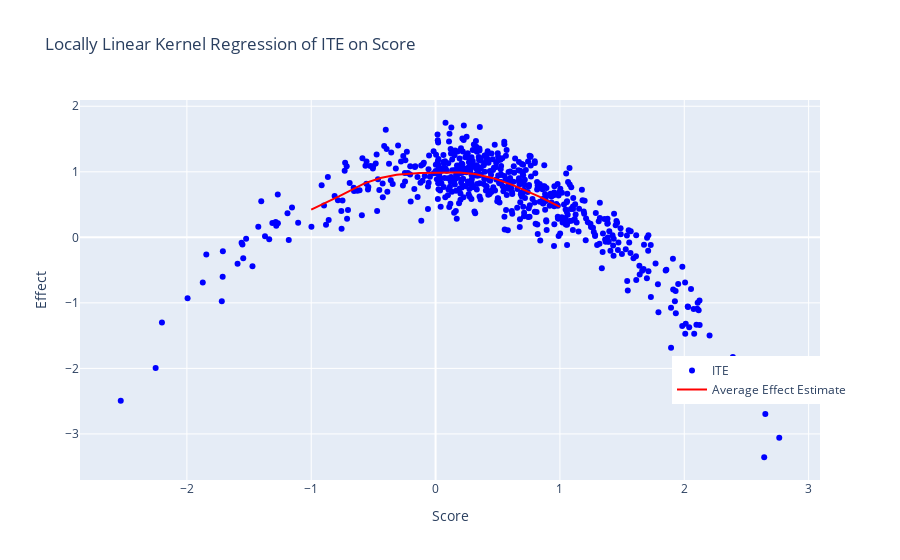

Notebook source saved alongside this figure:
### Markdown cell above
### Oracle Values and Comparisons

As in the sharp design, the ITEs can be used to obtain an oracle estimator at the cutoff.

Remark that in the fuzzy design (ADD Assumptions), we can interpret the ratio as the treatment effect on compliers such that we have to restrict the oracle computation on the corresponding subpoipulation.

### Code cell
complier_mask = ((data_dict["score"] < 0) & (data_dict["D"] == False)) | ((data_dict["score"] > 0) & (data_dict["D"] == True))
ite = data_dict['oracle_values']['Y1'][complier_mask] - data_dict['oracle_values']['Y0'][complier_mask]
score = data_dict['score'][complier_mask]

oracle_model = KernelReg(endog=ite, exog=score, reg_type='ll', var_type='c', ckertype='gaussian')

score_grid = np.linspace(-1, 1, 100)
oracle_effects_fuzzy, _ = oracle_model.fit(score_grid)

scatter = go.Scatter(
    x=score,
    y=ite,
    mode='markers',
    name='ITE',
    marker=dict(color='blue')
)
line = go.Scatter(
    x=score_grid,
    y=oracle_effects_fuzzy,
    mode='lines',
    name='Average Effect Estimate',
    line=dict(color='red')
)


fig = go.Figure(data=[scatter, line])
fig.update_layout(
    title='Locally Linear Kernel Regression of ITE on Score',
    xaxis_title='Score',
    yaxis_title='Effect',
    legend=dict(x=0.8, y=0.2)
)

print(f"The oracle ATE on compliers is estimated as {oracle_model.fit([0])[0][0]} at the cutoff c={0}.")

fig.show()

### Figure 1 — Plotly figure (JSON) as saved in the notebook; plotly's stock layout.template omitted (floating-point values rounded to 4 significant figures; data arrays with more than 128 entries replaced by an {"elided": "..."} marker saying what was removed)
{"data": [{"marker": {"color": "blue"}, "mode": "markers", "name": "ITE", "type": "scatter", "x": {"elided": "590 float values"}, "y": {"elided": "590 float values"}}, {"line": {"color": "red"}, "mode": "lines", "name": "Average Effect Estimate", "type": "scatter", "x": [-1, -0.9798, -0.9596, -0.9394, -0.9192, -0.899, -0.8788, -0.8586, -0.8384, -0.8182, -0.798, -0.7778, -0.7576, -0.7374, -0.7172, -0.697, -0.6768, -0.6566, -0.6364, -0.6162, -0.596, -0.5758, -0.5556, -0.5354, -0.5152, -0.4949, -0.4747, -0.4545, -0.4343, -0.4141, -0.3939, -0.3737, -0.3535, -0.3333, -0.3131, -0.2929, -0.2727, -0.2525, -0.2323, -0.2121, -0.1919, -0.1717, -0.1515, -0.1313, -0.1111, -0.09091, -0.07071, -0.05051, -0.0303, -0.0101, 0.0101, 0.0303, 0.05051, 0.07071, 0.09091, 0.1111, 0.1313, 0.1515, 0.1717, 0.1919, 0.2121, 0.2323, 0.2525, 0.2727, 0.2929, 0.3131, 0.3333, 0.3535, 0.3737, 0.3939, 0.4141, 0.4343, 0.4545, 0.4747, 0.4949, 0.5152, 0.5354, 0.5556, 0.5758, 0.596, 0.6162, 0.6364, 0.6566, 0.6768, 0.697, 0.7172, 0.7374, 0.7576, 0.7778, 0.798, 0.8182, 0.8384, 0.8586, 0.8788, 0.899, 0.9192, 0.9394, 0.9596, 0.9798, 1], "y": [0.4224, 0.4397, 0.4569, 0.4743, 0.4919, 0.5097, 0.5278, 0.5462, 0.5651, 0.5844, 0.6041, 0.6242, 0.6446, 0.6651, 0.6857, 0.7062, 0.7264, 0.7461, 0.7653, 0.7837, 0.8014, 0.8181, 0.8339, 0.8488, 0.8626, 0.8755, 0.8875, 0.8985, 0.9087, 0.918, 0.9265, 0.9342, 0.9412, 0.9475, 0.9531, 0.9582, 0.9626, 0.9664, 0.9698, 0.9727, 0.9752, 0.9774, 0.9792, 0.9808, 0.9822, 0.9835, 0.9847, 0.9858, 0.9869, 0.9879, 0.9889, 0.9899, 0.9907, 0.9914, 0.9919, 0.9921, 0.992, 0.9915, 0.9905, 0.9891, 0.987, 0.9843, 0.9809, 0.9768, 0.972, 0.9664, 0.9601, 0.953, 0.9451, 0.9365, 0.9272, 0.9171, 0.9064, 0.8951, 0.8832, 0.8707, 0.8576, 0.8441, 0.83, 0.8155, 0.8007, 0.7854, 0.7697, 0.7538, 0.7375, 0.7209, 0.7041, 0.687, 0.6696, 0.652, 0.6342, 0.6162, 0.598, 0.5796, 0.561, 0.5422, 0.5232, 0.504, 0.4845, 0.4647]}], "layout": {"legend": {"x": 0.8, "y": 0.2}, "title": {"text": "Locally Linear Kernel Regression of ITE on Score"}, "xaxis": {"title": {"text": "Score"}}, "yaxis": {"title": {"text": "Effect"}}}}
